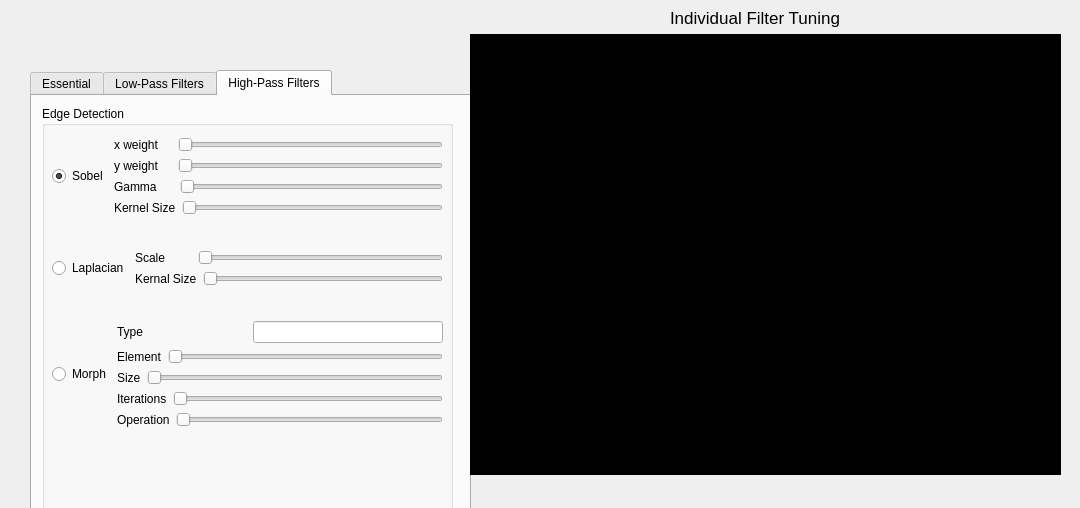
<?xml version="1.0" encoding="UTF-8"?>
<ui version="4.0">
 <class>Tuner_Window</class>
 <widget class="QDialog" name="Tuner_Window">
  <property name="geometry">
   <rect>
    <x>0</x>
    <y>0</y>
    <width>1080</width>
    <height>508</height>
   </rect>
  </property>
  <property name="windowTitle">
   <string>Dialog</string>
  </property>
  <widget class="QTabWidget" name="tabWidget">
   <property name="geometry">
    <rect>
     <x>30</x>
     <y>70</y>
     <width>441</width>
     <height>481</height>
    </rect>
   </property>
   <property name="currentIndex">
    <number>2</number>
   </property>
   <widget class="QWidget" name="essentialTab">
    <attribute name="title">
     <string>Essential</string>
    </attribute>
    <widget class="QWidget" name="layoutWidget">
     <property name="geometry">
      <rect>
       <x>10</x>
       <y>10</y>
       <width>411</width>
       <height>411</height>
      </rect>
     </property>
     <layout class="QVBoxLayout" name="generalTabLayout" stretch="1">
      <item>
       <widget class="QGroupBox" name="imageAdjustGroupBox">
        <property name="enabled">
         <bool>true</bool>
        </property>
        <property name="title">
         <string>Image Adjust</string>
        </property>
        <property name="checkable">
         <bool>false</bool>
        </property>
        <property name="checked">
         <bool>false</bool>
        </property>
        <layout class="QFormLayout" name="formLayout">
         <item row="0" column="0">
          <layout class="QVBoxLayout" name="brightnessContrastLayout">
           <item>
            <layout class="QHBoxLayout" name="contrastLineLayout">
             <item>
              <widget class="QLabel" name="contrastLabel">
               <property name="text">
                <string>Contrast    </string>
               </property>
               <property name="buddy">
                <cstring>contrastSlider</cstring>
               </property>
              </widget>
             </item>
             <item>
              <widget class="QSlider" name="contrastSlider">
               <property name="minimum">
                <number>0</number>
               </property>
               <property name="maximum">
                <number>200</number>
               </property>
               <property name="singleStep">
                <number>1</number>
               </property>
               <property name="pageStep">
                <number>1</number>
               </property>
               <property name="value">
                <number>20</number>
               </property>
               <property name="orientation">
                <enum>Qt::Horizontal</enum>
               </property>
              </widget>
             </item>
             <item>
              <widget class="QLabel" name="contrastGap">
               <property name="text">
                <string/>
               </property>
              </widget>
             </item>
            </layout>
           </item>
           <item>
            <layout class="QHBoxLayout" name="brightnessLineLayout">
             <item>
              <widget class="QLabel" name="brightnessLabel">
               <property name="text">
                <string>Brightness</string>
               </property>
              </widget>
             </item>
             <item>
              <widget class="QSlider" name="brightnessSlider">
               <property name="orientation">
                <enum>Qt::Horizontal</enum>
               </property>
              </widget>
             </item>
             <item>
              <widget class="QLabel" name="brightnessGap">
               <property name="text">
                <string/>
               </property>
              </widget>
             </item>
            </layout>
           </item>
          </layout>
         </item>
        </layout>
       </widget>
      </item>
     </layout>
    </widget>
   </widget>
   <widget class="QWidget" name="lowPassTab">
    <attribute name="title">
     <string>Low-Pass Filters</string>
    </attribute>
    <widget class="QGroupBox" name="lowPassGroupBox">
     <property name="enabled">
      <bool>true</bool>
     </property>
     <property name="geometry">
      <rect>
       <x>10</x>
       <y>10</y>
       <width>421</width>
       <height>311</height>
      </rect>
     </property>
     <property name="title">
      <string>Smoothing Filters</string>
     </property>
     <property name="checkable">
      <bool>false</bool>
     </property>
     <property name="checked">
      <bool>false</bool>
     </property>
     <widget class="QWidget" name="layoutWidget2">
      <property name="geometry">
       <rect>
        <x>10</x>
        <y>31</y>
        <width>399</width>
        <height>200</height>
       </rect>
      </property>
      <layout class="QHBoxLayout" name="lowPassMainLayout">
       <item>
        <layout class="QVBoxLayout" name="filterTypeRaidoGroupLayout">
         <item>
          <widget class="QRadioButton" name="simpleRadioButton">
           <property name="text">
            <string>Simple Blur</string>
           </property>
           <property name="checked">
            <bool>false</bool>
           </property>
          </widget>
         </item>
         <item>
          <widget class="QRadioButton" name="medianRadioButton">
           <property name="text">
            <string>Median Blur</string>
           </property>
          </widget>
         </item>
         <item>
          <layout class="QHBoxLayout" name="guassianLayout">
           <item>
            <widget class="QRadioButton" name="guassianRadioButton">
             <property name="text">
              <string>Guass Blur</string>
             </property>
             <property name="checked">
              <bool>true</bool>
             </property>
            </widget>
           </item>
           <item>
            <widget class="QCheckBox" name="guassianMatchKernelCheckBox">
             <property name="text">
              <string>Match Kernl?</string>
             </property>
            </widget>
           </item>
          </layout>
         </item>
         <item>
          <layout class="QVBoxLayout" name="bilateralParametersLayout" stretch="0,0,0,0">
           <property name="spacing">
            <number>1</number>
           </property>
           <item>
            <widget class="QRadioButton" name="bilateralRadioButton">
             <property name="text">
              <string>Bilateral Filter</string>
             </property>
             <property name="checkable">
              <bool>true</bool>
             </property>
            </widget>
           </item>
           <item>
            <layout class="QHBoxLayout" name="sigmaClearLayout">
             <item>
              <widget class="QLabel" name="sigmaClearLabel">
               <property name="text">
                <string>    sigma clear  </string>
               </property>
              </widget>
             </item>
             <item>
              <widget class="QLineEdit" name="sigmaClearLineEdit">
               <property name="text">
                <string>1</string>
               </property>
               <property name="alignment">
                <set>Qt::AlignCenter</set>
               </property>
              </widget>
             </item>
            </layout>
           </item>
           <item>
            <layout class="QHBoxLayout" name="sigmaSpaceLayout">
             <item>
              <widget class="QLabel" name="sigmaSpaceLabel">
               <property name="text">
                <string>    sigma space</string>
               </property>
              </widget>
             </item>
             <item>
              <widget class="QLineEdit" name="sigmaSpaceLineEdit">
               <property name="text">
                <string>1</string>
               </property>
               <property name="alignment">
                <set>Qt::AlignCenter</set>
               </property>
              </widget>
             </item>
            </layout>
           </item>
           <item>
            <layout class="QHBoxLayout" name="bilateralDiameterLayout">
             <item>
              <widget class="QLabel" name="bilateralDiameterLabel">
               <property name="text">
                <string>    depth           </string>
               </property>
              </widget>
             </item>
             <item>
              <widget class="QLineEdit" name="bilateralDiameterLineEdit">
               <property name="text">
                <string>1</string>
               </property>
               <property name="alignment">
                <set>Qt::AlignCenter</set>
               </property>
              </widget>
             </item>
            </layout>
           </item>
          </layout>
         </item>
        </layout>
       </item>
       <item>
        <layout class="QVBoxLayout" name="xKernailSizeLayout">
         <item>
          <widget class="QLabel" name="xKernalSizeTitleLabel">
           <property name="text">
            <string>X-Kernel Size</string>
           </property>
           <property name="alignment">
            <set>Qt::AlignCenter</set>
           </property>
          </widget>
         </item>
         <item>
          <widget class="QLabel" name="xKernalSizeValueLabel">
           <property name="font">
            <font>
             <pointsize>11</pointsize>
             <weight>75</weight>
             <bold>true</bold>
            </font>
           </property>
           <property name="text">
            <string>1</string>
           </property>
           <property name="alignment">
            <set>Qt::AlignCenter</set>
           </property>
          </widget>
         </item>
         <item>
          <widget class="QDial" name="xKernalSizeDial">
           <property name="minimum">
            <number>1</number>
           </property>
           <property name="maximum">
            <number>5</number>
           </property>
           <property name="singleStep">
            <number>2</number>
           </property>
           <property name="value">
            <number>2</number>
           </property>
          </widget>
         </item>
        </layout>
       </item>
       <item>
        <layout class="QVBoxLayout" name="yKernalSizeLayout">
         <item>
          <widget class="QLabel" name="xKernalTitleLabel">
           <property name="text">
            <string>Y-Kernal Size</string>
           </property>
           <property name="alignment">
            <set>Qt::AlignCenter</set>
           </property>
          </widget>
         </item>
         <item>
          <widget class="QLabel" name="yKernalSizeValueLabel">
           <property name="text">
            <string>1</string>
           </property>
           <property name="alignment">
            <set>Qt::AlignCenter</set>
           </property>
          </widget>
         </item>
         <item>
          <widget class="QDial" name="yKernalSizeDial"/>
         </item>
        </layout>
       </item>
      </layout>
     </widget>
    </widget>
   </widget>
   <widget class="QWidget" name="highPassTab">
    <attribute name="title">
     <string>High-Pass Filters</string>
    </attribute>
    <widget class="QGroupBox" name="highPassGroupBox">
     <property name="enabled">
      <bool>true</bool>
     </property>
     <property name="geometry">
      <rect>
       <x>10</x>
       <y>10</y>
       <width>411</width>
       <height>411</height>
      </rect>
     </property>
     <property name="title">
      <string>Edge Detection</string>
     </property>
     <property name="checkable">
      <bool>false</bool>
     </property>
     <property name="checked">
      <bool>false</bool>
     </property>
     <widget class="QWidget" name="layoutWidget3">
      <property name="geometry">
       <rect>
        <x>10</x>
        <y>31</y>
        <width>391</width>
        <height>290</height>
       </rect>
      </property>
      <layout class="QVBoxLayout" name="highPassMainLayout">
       <item>
        <layout class="QHBoxLayout" name="sobelLayout">
         <item>
          <widget class="QRadioButton" name="sobelRadioButton">
           <property name="text">
            <string>Sobel</string>
           </property>
           <property name="checked">
            <bool>true</bool>
           </property>
          </widget>
         </item>
         <item>
          <layout class="QVBoxLayout" name="sobelSlidersLayout">
           <item>
            <layout class="QHBoxLayout" name="sobelXWeightLineLayout">
             <item>
              <widget class="QLabel" name="sobelXWeightLabel">
               <property name="text">
                <string>x weight    </string>
               </property>
              </widget>
             </item>
             <item>
              <widget class="QSlider" name="sobelXWeightSlider">
               <property name="maximum">
                <number>255</number>
               </property>
               <property name="pageStep">
                <number>1</number>
               </property>
               <property name="orientation">
                <enum>Qt::Horizontal</enum>
               </property>
              </widget>
             </item>
            </layout>
           </item>
           <item>
            <layout class="QHBoxLayout" name="sobelYWeightLineLayout">
             <item>
              <widget class="QLabel" name="sobelYWeightLabel">
               <property name="text">
                <string>y weight    </string>
               </property>
              </widget>
             </item>
             <item>
              <widget class="QSlider" name="sobelYWeightSlider">
               <property name="maximum">
                <number>255</number>
               </property>
               <property name="pageStep">
                <number>1</number>
               </property>
               <property name="orientation">
                <enum>Qt::Horizontal</enum>
               </property>
              </widget>
             </item>
            </layout>
           </item>
           <item>
            <layout class="QHBoxLayout" name="sobelGammaLineLayout">
             <item>
              <widget class="QLabel" name="sobelGammaLabel">
               <property name="text">
                <string>Gamma     </string>
               </property>
              </widget>
             </item>
             <item>
              <widget class="QSlider" name="sobelGammaSlider">
               <property name="orientation">
                <enum>Qt::Horizontal</enum>
               </property>
              </widget>
             </item>
            </layout>
           </item>
           <item>
            <layout class="QHBoxLayout" name="sobelKernalSizeLineLayout">
             <item>
              <widget class="QLabel" name="sobelKernalSizeLabel">
               <property name="text">
                <string>Kernel Size</string>
               </property>
              </widget>
             </item>
             <item>
              <widget class="QSlider" name="sobelKernalSizeSlider">
               <property name="minimum">
                <number>1</number>
               </property>
               <property name="maximum">
                <number>7</number>
               </property>
               <property name="singleStep">
                <number>3</number>
               </property>
               <property name="pageStep">
                <number>2</number>
               </property>
               <property name="orientation">
                <enum>Qt::Horizontal</enum>
               </property>
              </widget>
             </item>
            </layout>
           </item>
          </layout>
         </item>
        </layout>
       </item>
       <item>
        <spacer name="highPassSobelLaplacianSeperator">
         <property name="orientation">
          <enum>Qt::Vertical</enum>
         </property>
         <property name="sizeHint" stdset="0">
          <size>
           <width>20</width>
           <height>40</height>
          </size>
         </property>
        </spacer>
       </item>
       <item>
        <layout class="QHBoxLayout" name="laplacianLayout">
         <item>
          <widget class="QRadioButton" name="laplacianRadioButton">
           <property name="text">
            <string>Laplacian</string>
           </property>
          </widget>
         </item>
         <item>
          <layout class="QVBoxLayout" name="laplacianSlidersLayout">
           <item>
            <layout class="QHBoxLayout" name="laplacianScaleLineLayout">
             <item>
              <widget class="QLabel" name="laplacianScaleLabel">
               <property name="text">
                <string>Scale        </string>
               </property>
              </widget>
             </item>
             <item>
              <widget class="QSlider" name="laplacianScaleSlider">
               <property name="orientation">
                <enum>Qt::Horizontal</enum>
               </property>
              </widget>
             </item>
            </layout>
           </item>
           <item>
            <layout class="QHBoxLayout" name="laplacianKernalLineLayout">
             <item>
              <widget class="QLabel" name="laplacianKernalLabel">
               <property name="text">
                <string>Kernal Size</string>
               </property>
              </widget>
             </item>
             <item>
              <widget class="QSlider" name="laplacianKernalSlider">
               <property name="orientation">
                <enum>Qt::Horizontal</enum>
               </property>
              </widget>
             </item>
            </layout>
           </item>
          </layout>
         </item>
        </layout>
       </item>
       <item>
        <spacer name="highPassLaplacianCannySeperator">
         <property name="orientation">
          <enum>Qt::Vertical</enum>
         </property>
         <property name="sizeHint" stdset="0">
          <size>
           <width>20</width>
           <height>40</height>
          </size>
         </property>
        </spacer>
       </item>
       <item>
        <layout class="QHBoxLayout" name="morphLayout">
         <item>
          <widget class="QRadioButton" name="morphRadioButton">
           <property name="text">
            <string>Morph</string>
           </property>
          </widget>
         </item>
         <item>
          <layout class="QVBoxLayout" name="morphSlidersLayout">
           <item>
            <layout class="QHBoxLayout" name="morphTypelLayout">
             <item>
              <widget class="QLabel" name="morphTypeLabel">
               <property name="text">
                <string>Type                               </string>
               </property>
              </widget>
             </item>
             <item>
              <widget class="QLineEdit" name="morphTypeLineEdit"/>
             </item>
            </layout>
           </item>
           <item>
            <layout class="QHBoxLayout" name="morphElementLayout">
             <item>
              <widget class="QLabel" name="morphElementLabel">
               <property name="text">
                <string>Element</string>
               </property>
              </widget>
             </item>
             <item>
              <widget class="QSlider" name="morphElementSlider">
               <property name="orientation">
                <enum>Qt::Horizontal</enum>
               </property>
              </widget>
             </item>
            </layout>
           </item>
           <item>
            <layout class="QHBoxLayout" name="morphSizeLayout">
             <item>
              <widget class="QLabel" name="morphSizeLabel">
               <property name="text">
                <string>Size</string>
               </property>
              </widget>
             </item>
             <item>
              <widget class="QSlider" name="morphSizeSlider">
               <property name="minimum">
                <number>1</number>
               </property>
               <property name="maximum">
                <number>256</number>
               </property>
               <property name="sliderPosition">
                <number>1</number>
               </property>
               <property name="orientation">
                <enum>Qt::Horizontal</enum>
               </property>
              </widget>
             </item>
            </layout>
           </item>
           <item>
            <layout class="QHBoxLayout" name="morphIterationLayout">
             <item>
              <widget class="QLabel" name="morphIterationLabel">
               <property name="text">
                <string>Iterations</string>
               </property>
              </widget>
             </item>
             <item>
              <widget class="QSlider" name="morphIterationSlider">
               <property name="minimum">
                <number>1</number>
               </property>
               <property name="maximum">
                <number>256</number>
               </property>
               <property name="orientation">
                <enum>Qt::Horizontal</enum>
               </property>
              </widget>
             </item>
            </layout>
           </item>
           <item>
            <layout class="QHBoxLayout" name="morphOperationLayout">
             <item>
              <widget class="QLabel" name="morphOperationLabel">
               <property name="text">
                <string>Operation</string>
               </property>
              </widget>
             </item>
             <item>
              <widget class="QSlider" name="morphOperationSlider">
               <property name="minimum">
                <number>3</number>
               </property>
               <property name="maximum">
                <number>7</number>
               </property>
               <property name="singleStep">
                <number>2</number>
               </property>
               <property name="pageStep">
                <number>2</number>
               </property>
               <property name="orientation">
                <enum>Qt::Horizontal</enum>
               </property>
              </widget>
             </item>
            </layout>
           </item>
          </layout>
         </item>
        </layout>
       </item>
      </layout>
     </widget>
    </widget>
   </widget>
  </widget>
  <widget class="QLabel" name="playerWindow">
   <property name="geometry">
    <rect>
     <x>470</x>
     <y>34</y>
     <width>591</width>
     <height>441</height>
    </rect>
   </property>
   <property name="styleSheet">
    <string notr="true">Background-color: rgb(0, 0, 0)</string>
   </property>
   <property name="text">
    <string/>
   </property>
  </widget>
  <widget class="QLabel" name="tunerTitleLabel">
   <property name="geometry">
    <rect>
     <x>670</x>
     <y>8</y>
     <width>201</width>
     <height>20</height>
    </rect>
   </property>
   <property name="font">
    <font>
     <pointsize>13</pointsize>
    </font>
   </property>
   <property name="text">
    <string>Individual Filter Tuning</string>
   </property>
  </widget>
 </widget>
 <resources/>
 <connections>
  <connection>
   <sender>xKernalSizeDial</sender>
   <signal>valueChanged(int)</signal>
   <receiver>xKernalSizeValueLabel</receiver>
   <slot>setNum(int)</slot>
   <hints>
    <hint type="sourcelabel">
     <x>194</x>
     <y>151</y>
    </hint>
    <hint type="destinationlabel">
     <x>268</x>
     <y>138</y>
    </hint>
   </hints>
  </connection>
 </connections>
</ui>
